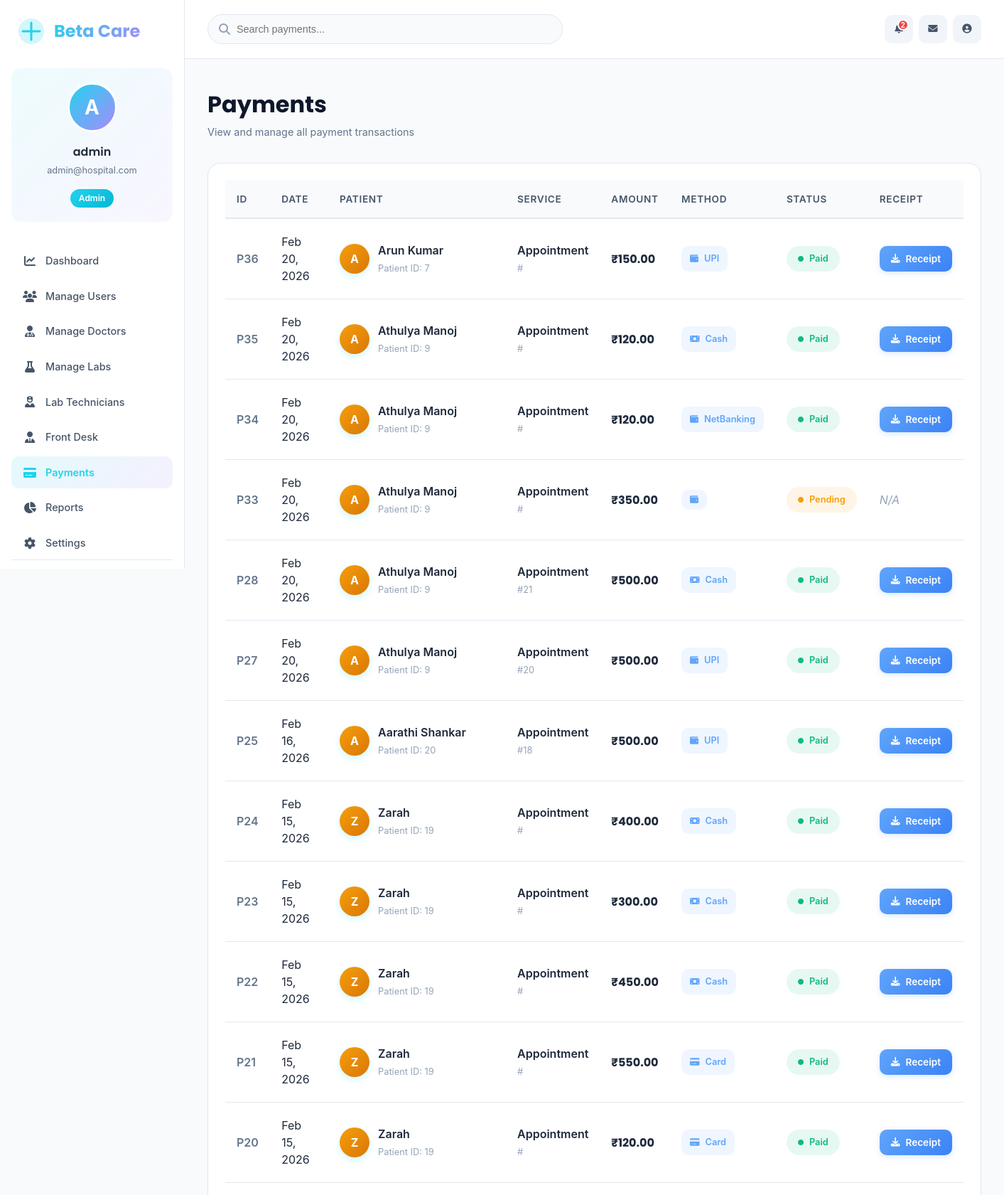
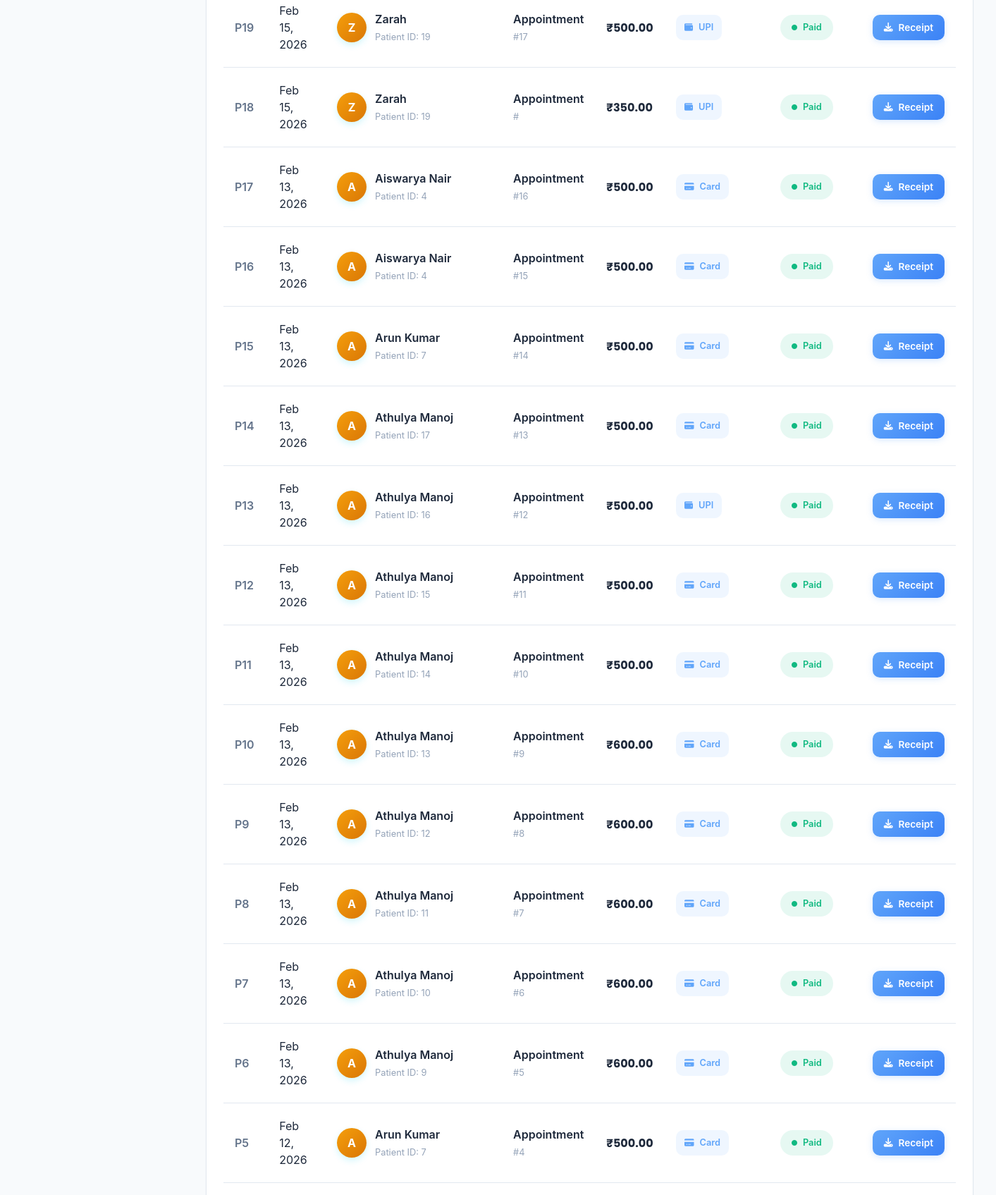
The app's page /dashboard/admin/payments/ (signed in, upper part) with its own data (2 pictures, top to bottom).
### core/models.py (models this page shows, shortened)
class Payment(models.Model):
    PAYMENT_METHODS = [
        ('UPI', 'UPI'),
        ('Card', 'Card'),
        ('Cash', 'Cash'),
        ('NetBanking', 'Net Banking'),
    ]
    PAYMENT_STATUS = [
        ('Paid', 'Paid'),
        ('Pending', 'Pending'),
        ('Failed', 'Failed'),
    ]
    patient = models.ForeignKey(
        'PatientProfile',
        on_delete=models.CASCADE,
        related_name="payments"
    )
    appointment = models.ForeignKey(
        'Appointment',
        on_delete=models.CASCADE,
        related_name="payments",
        null=True,      # ✅ IMPORTANT
        blank=True      # ✅ IMPORTANT
    )
    test_booking = models.ForeignKey(
        'TestBooking',
        on_delete=models.CASCADE,
        null=True,
        blank=True,
        related_name="payments"
    )
    amount = models.DecimalField(max_digits=10, decimal_places=2)
    payment_method = models.CharField(
        max_length=20,
        choices=PAYMENT_METHODS
    )
    payment_status = models.CharField(
        max_length=20,
        choices=PAYMENT_STATUS,
        default="Pending"
    )
    payment_date = models.DateTimeField(auto_now_add=True)
    transaction_id = models.CharField(
        max_length=100,
        blank=True,
        null=True
    )

class PatientProfile(models.Model):
    user = models.OneToOneField(User, on_delete=models.CASCADE)
    full_name = models.CharField(max_length=100)
    email = models.EmailField(null=True, unique=True)
    gender = models.CharField(max_length=10, blank=True)
    dob = models.DateField(null=True, blank=True)
    phone = models.CharField(max_length=15)
    address = models.TextField(blank=True)
    status = models.CharField(max_length=20, default="Active")
    BLOOD_GROUP_CHOICES = [
        ('A+', 'A+'), ('A-', 'A-'),
        ('B+', 'B+'), ('B-', 'B-'),
        ('AB+', 'AB+'), ('AB-', 'AB-'),
        ('O+', 'O+'), ('O-', 'O-'),
    ]
    blood_group = models.CharField(
        max_length=3,
        choices=BLOOD_GROUP_CHOICES,
        null=True,
        blank=True
    )

class Appointment(models.Model):
    STATUS_CHOICES = [
        ('Pending Payment', 'Pending Payment'),  # Initial status when appointment is created
        ('Scheduled', 'Scheduled'),              # After payment is completed
        ('Confirmed', 'Confirmed'),              # Doctor confirmed
        ('Completed', 'Completed'),              # Appointment finished
        ('Cancelled', 'Cancelled'),              # Appointment cancelled
        ('No Show', 'No Show'),                  # Patient didn't show up
    ]
    patient = models.ForeignKey(PatientProfile, on_delete=models.CASCADE)
    doctor = models.ForeignKey(DoctorProfile, on_delete=models.CASCADE)
    appointment_date = models.DateField()
    appointment_time = models.TimeField()
    reason = models.CharField(max_length=255)
    status = models.CharField(
        max_length=20,
        choices=STATUS_CHOICES,
        default="Pending Payment"  # Changed default
    )
    created_at = models.DateTimeField(auto_now_add=True)

### core/views.py (the view)
# urls.py: path('dashboard/admin/payments/', views.admin_payments, name='admin_payments'),
@login_required
@user_passes_test(is_admin)
def admin_payments(request):
    payments = Payment.objects.select_related(
        'patient', 'appointment'
    ).order_by('-payment_date')
    return render(request, 'core/dashboard/admin_payments.html', {
        'payments': payments
    })

### core/views.py (called while the page is built)
def is_admin(user):
    return user.is_superuser or user.is_staff

### core/templates/core/dashboard/admin_payments.html (shortened to what this page needs)
{% load static %}
<!DOCTYPE html>
<html lang="en">
<head>
    <link href="https://cdnjs.cloudflare.com/ajax/libs/font-awesome/6.5.0/css/all.min.css" rel="stylesheet">
    <link rel="stylesheet" href="{% static 'core/css/admin.css' %}">
</head>
<body>
    <div class="medical-dashboard">
        <aside class="medical-sidebar">
            <div class="brand">
                <div class="brand-logo">
                </div>
                <span class="brand-name">Beta Care</span>
            </div>
            <div class="profile-card">
                <div class="profile-avatar-wrapper">
                    <div class="profile-avatar">
                        <div class="avatar-fallback" style="display: none;">
                            {{ request.user.first_name|default:request.user.username|slice:":1"|upper }}
                        </div>
                    </div>
                </div>
                <div class="profile-details">
                    <h4 class="profile-name">{{ request.user.get_full_name|default:request.user.username }}</h4>
                    <p class="profile-email">{{ request.user.email|truncatechars:25 }}</p>
                </div>
                <span class="role-badge">Admin</span>
            </div>
            <nav class="sidebar-nav">
                <a href="{% url 'admin_dashboard' %}"
                    class="nav-item {% if request.resolver_match.url_name == 'admin_dashboard' %}active{% endif %}">
                    <i class="fa-solid fa-chart-line"></i>
                    <span>Dashboard</span>
                </a>
                <a href="{% url 'admin_users' %}"
                    class="nav-item {% if request.resolver_match.url_name == 'admin_users' %}active{% endif %}">
                    <i class="fa-solid fa-users"></i>
                    <span>Manage Users</span>
                </a>
                <a href="{% url 'admin_doctors' %}"
                    class="nav-item ">
                    <i class="fa-solid fa-user-doctor"></i>
                    <span>Manage Doctors</span>
                </a>
                <a href="{% url 'admin_labs' %}"
                    class="nav-item {% if request.resolver_match.url_name == 'admin_labs' or request.resolver_match.url_name == 'admin_edit_lab' %}active{% endif %}">
                    <i class="fa-solid fa-flask"></i>
                    <span>Manage Labs</span>
                </a>
                <a href="{% url 'admin_lab_technicians' %}"
                    class="nav-item {% if request.resolver_match.url_name == 'admin_lab_technicians' or request.resolver_match.url_name == 'admin_edit_technician' %}active{% endif %}">
                    <i class="fa-solid fa-user-nurse"></i>
                    <span>Lab Technicians</span>
                </a>
                <a href="{% url 'admin_frontdesk' %}"
                    class="nav-item {% if request.resolver_match.url_name == 'admin_frontdesk' or request.resolver_match.url_name == 'admin_edit_frontdesk' %}active{% endif %}">
                    <i class="fa-solid fa-user-tie"></i>
                    <span>Front Desk</span>
                </a>
                <a href="{% url 'admin_payments' %}"
                    class="nav-item {% if request.resolver_match.url_name == 'admin_payments' or request.resolver_match.url_name == 'admin_payment_receipt' %}active{% endif %}">
                    <i class="fa-solid fa-credit-card"></i>
                    <span>Payments</span>
                </a>
                <a href="{% url 'admin_reports' %}" class="nav-item">
                    <i class="fa-solid fa-chart-pie"></i>
                    <span>Reports</span>
                </a>
                <a href="{% url 'admin_settings' %}" class="nav-item">
                    <i class="fa-solid fa-gear"></i>
                    <span>Settings</span>
                </a>
            </nav>
            <div class="sidebar-footer">
            </div>
        </aside>
        <main class="medical-main">
            <header class="medical-header">
                <div class="header-search">
                    <i class="fa-solid fa-search"></i>
                    <input type="text" placeholder="Search payments...">
                </div>
                <div class="header-actions">
                    <button class="header-icon-btn">
                        <span class="notification-badge">2</span>
                    </button>
                    <button class="header-icon-btn">
                        <i class="fa-solid fa-envelope"></i>
                    </button>
                    <button class="header-icon-btn">
                        <i class="fa-solid fa-user-circle"></i>
                    </button>
                </div>
            </header>
            <div class="medical-content">
                <div class="content-header">
                    <div class="page-title-section">
                        <h1 class="page-title">Payments</h1>
                        <p class="page-subtitle">View and manage all payment transactions</p>
                    </div>
                </div>
                <div class="medical-table-card">
                    <table class="medical-table">
                        <thead>
                            <tr>
                                <th class="cell-id">ID</th>
                                <th class="cell-date">Date</th>
                                <th class="cell-patient">Patient</th>
                                <th class="cell-service">Service</th>
                                <th class="cell-amount">Amount</th>
                                <th class="cell-method">Method</th>
                                <th class="cell-status">Status</th>
                                <th class="cell-actions">Receipt</th>
                            </tr>
                        </thead>
                        <tbody>
                            {% for payment in payments %}
                            <tr>
                                <td class="cell-id">P{{ payment.id }}</td>
                                <td class="cell-date">{{ payment.payment_date|date:"M d, Y" }}</td>
                                <td class="cell-patient">
                                    <div class="patient-info">
                                        <div class="patient-avatar" style="background: linear-gradient(135deg, #f59e0b, #d97706);">
                                            {{ payment.patient.full_name|slice:":1"|upper }}
                                        </div>
                                        <div class="patient-details">
                                            <div class="patient-name">{{ payment.patient.full_name }}</div>
                                            <div class="patient-id">Patient ID: {{ payment.patient.id }}</div>
                                        </div>
                                    </div>
                                </td>
                                <td class="cell-service">
                                    <div class="service-info">
                                        <span class="service-name">Appointment</span>
                                        <span class="service-id">#{{ payment.appointment.id }}</span>
                                    </div>
                                </td>
                                <td class="cell-amount">
                                    <span class="payment-amount">₹{{ payment.amount }}</span>
                                </td>
                                <td class="cell-method">
                                    <span class="payment-method">
                                        <i class="fa-solid fa-{% if payment.payment_method == 'Cash' %}money-bill{% elif payment.payment_method == 'Card' %}credit-card{% else %}wallet{% endif %}"></i>
                                        {{ payment.payment_method }}
                                    </span>
                                </td>
                                <td class="cell-status">
                                    {% if payment.payment_status == 'Paid' %}
                                    <span class="status-badge status-active">
                                        <i class="fa-solid fa-circle"></i>
                                        Paid
                                    </span>
                                    {% elif payment.payment_status == 'Pending' %}
                                    <span class="status-badge status-pending">
                                        <i class="fa-solid fa-circle"></i>
                                        Pending
                                    </span>
                                    {% else %}
                                    <span class="status-badge status-inactive">
                                        <i class="fa-solid fa-circle"></i>
                                        {{ payment.payment_status }}
                                    </span>
                                    {% endif %}
                                </td>
                                <td class="cell-actions">
                                    {% if payment.payment_status == 'Paid' %}
                                    <a href="{% url 'admin_payment_receipt' payment.id %}" class="receipt-btn">
                                        <i class="fa-solid fa-download"></i>
                                        Receipt
                                    </a>
                                    {% else %}
                                    <span class="text-muted">N/A</span>
                                    {% endif %}
                                </td>
                            </tr>
                            {% endfor %}
                        </tbody>
                    </table>
                </div>
            </div>
        </main>
    </div>
</body>
</html>

### core/templates/core/dashboard/admin_payments.html (style rules this page uses)
.payment-amount { font-family: var(--font-heading); font-weight: 700; color: var(--gray-800); font-size: 1rem; }
.payment-method { display: inline-flex; align-items: center; gap: var(--space-2); padding: var(--space-2) var(--space-3); background: rgba(96, 165, 250, 0.1); color: var(--medical-blue); border-radius: var(--radius-md); font-size: 0.8rem; font-weight: 600; }
.payment-method i { font-size: 0.75rem; }
.service-info { display: flex; flex-direction: column; gap: var(--space-1); }
.service-name { font-weight: 600; color: var(--gray-800); }
.service-id { font-size: 0.8rem; color: var(--gray-400); }
.receipt-btn { display: inline-flex; align-items: center; gap: var(--space-2); padding: var(--space-2) var(--space-4); background: linear-gradient(135deg, var(--medical-blue), #3b82f6); color: var(--white); border: none; border-radius: var(--radius-md); font-weight: 600; font-size: 0.85rem; text-decoration: none; transition: var(--transition); box-shadow: 0 2px 8px rgba(96, 165, 250, 0.25); }
.receipt-btn i { font-size: 0.8rem; }

### records on screen
Payment: id "36", payment_date "Feb 20, 2026", patient.full_name "A", patient.full_name "Arun Kumar", patient.id "7", amount "150.00", payment_method "UPI", payment_status "Paid" (drawn)
Payment: id "35", payment_date "Feb 20, 2026", patient.full_name "A", patient.full_name "Athulya Manoj", patient.id "9", amount "120.00", payment_method "Cash", payment_status "Paid" (drawn)
Payment: id "34", payment_date "Feb 20, 2026", patient.full_name "A", patient.full_name "Athulya Manoj", patient.id "9", amount "120.00", payment_method "NetBanking", payment_status "Paid" (drawn)
Payment: id "33", payment_date "Feb 20, 2026", patient.full_name "A", patient.full_name "Athulya Manoj", patient.id "9", amount "350.00", payment_status "Pending" (drawn)
Payment: id "28", payment_date "Feb 20, 2026", patient.full_name "A", patient.full_name "Athulya Manoj", patient.id "9", appointment.id "21", amount "500.00", payment_method "Cash", payment_status "Paid" (drawn)
Payment: id "27", payment_date "Feb 20, 2026", patient.full_name "A", patient.full_name "Athulya Manoj", patient.id "9", appointment.id "20", amount "500.00", payment_method "UPI", payment_status "Paid" (drawn)
Payment: id "25", payment_date "Feb 16, 2026", patient.full_name "A", patient.full_name "Aarathi Shankar", patient.id "20", appointment.id "18", amount "500.00", payment_method "UPI", payment_status "Paid" (drawn)
Payment: id "24", payment_date "Feb 15, 2026", patient.full_name "Z", patient.full_name "Zarah", patient.id "19", amount "400.00", payment_method "Cash", payment_status "Paid" (drawn)
Payment: id "23", payment_date "Feb 15, 2026", patient.full_name "Z", patient.full_name "Zarah", patient.id "19", amount "300.00", payment_method "Cash", payment_status "Paid" (drawn)
Payment: id "22", payment_date "Feb 15, 2026", patient.full_name "Z", patient.full_name "Zarah", patient.id "19", amount "450.00", payment_method "Cash", payment_status "Paid" (drawn)
Payment: id "21", payment_date "Feb 15, 2026", patient.full_name "Z", patient.full_name "Zarah", patient.id "19", amount "550.00", payment_method "Card", payment_status "Paid" (drawn)
Payment: id "20", payment_date "Feb 15, 2026", patient.full_name "Z", patient.full_name "Zarah", patient.id "19", amount "120.00", payment_method "Card", payment_status "Paid" (drawn)
Payment: id "19", payment_date "Feb 15, 2026", patient.full_name "Z", patient.full_name "Zarah", patient.id "19", appointment.id "17", amount "500.00", payment_method "UPI", payment_status "Paid" (drawn)
Payment: id "18", payment_date "Feb 15, 2026", patient.full_name "Z", patient.full_name "Zarah", patient.id "19", amount "350.00", payment_method "UPI", payment_status "Paid" (drawn)
Payment: id "17", payment_date "Feb 13, 2026", patient.full_name "A", patient.full_name "Aiswarya Nair", patient.id "4", appointment.id "16", amount "500.00", payment_method "Card", payment_status "Paid" (drawn)
Payment: id "16", payment_date "Feb 13, 2026", patient.full_name "A", patient.full_name "Aiswarya Nair", patient.id "4", appointment.id "15", amount "500.00", payment_method "Card", payment_status "Paid" (drawn)
Payment: id "15", payment_date "Feb 13, 2026", patient.full_name "A", patient.full_name "Arun Kumar", patient.id "7", appointment.id "14", amount "500.00", payment_method "Card", payment_status "Paid" (drawn)
Payment: id "14", payment_date "Feb 13, 2026", patient.full_name "A", patient.full_name "Athulya Manoj", patient.id "17", appointment.id "13", amount "500.00", payment_method "Card", payment_status "Paid" (drawn)
Payment: id "13", payment_date "Feb 13, 2026", patient.full_name "A", patient.full_name "Athulya Manoj", patient.id "16", appointment.id "12", amount "500.00", payment_method "UPI", payment_status "Paid" (drawn)
Payment: id "12", payment_date "Feb 13, 2026", patient.full_name "A", patient.full_name "Athulya Manoj", patient.id "15", appointment.id "11", amount "500.00", payment_method "Card", payment_status "Paid" (drawn)
Payment: id "11", payment_date "Feb 13, 2026", patient.full_name "A", patient.full_name "Athulya Manoj", patient.id "14", appointment.id "10", amount "500.00", payment_method "Card", payment_status "Paid" (drawn)
Payment: id "10", payment_date "Feb 13, 2026", patient.full_name "A", patient.full_name "Athulya Manoj", patient.id "13", appointment.id "9", amount "600.00", payment_method "Card", payment_status "Paid" (drawn)
Payment: id "9", payment_date "Feb 13, 2026", patient.full_name "A", patient.full_name "Athulya Manoj", patient.id "12", appointment.id "8", amount "600.00", payment_method "Card", payment_status "Paid" (drawn)
Payment: id "8", payment_date "Feb 13, 2026", patient.full_name "A", patient.full_name "Athulya Manoj", patient.id "11", appointment.id "7", amount "600.00", payment_method "Card", payment_status "Paid" (drawn)
Payment: id "7", payment_date "Feb 13, 2026", patient.full_name "A", patient.full_name "Athulya Manoj", patient.id "10", appointment.id "6", amount "600.00", payment_method "Card", payment_status "Paid" (drawn)
Payment: id "6", payment_date "Feb 13, 2026", patient.full_name "A", patient.full_name "Athulya Manoj", patient.id "9", appointment.id "5", amount "600.00", payment_method "Card", payment_status "Paid" (drawn)
Payment: id "5", payment_date "Feb 12, 2026", patient.full_name "A", patient.full_name "Arun Kumar", patient.id "7", appointment.id "4", amount "500.00", payment_method "Card", payment_status "Paid" (drawn)

### other values on screen
{{ request.user.first_name|default:request.user.username|slice:":1"|upper }} "A"
{{ request.user.get_full_name|default:request.user.username }} "admin"
{{ request.user.email|truncatechars:25 }} "admin@hospital.com"
